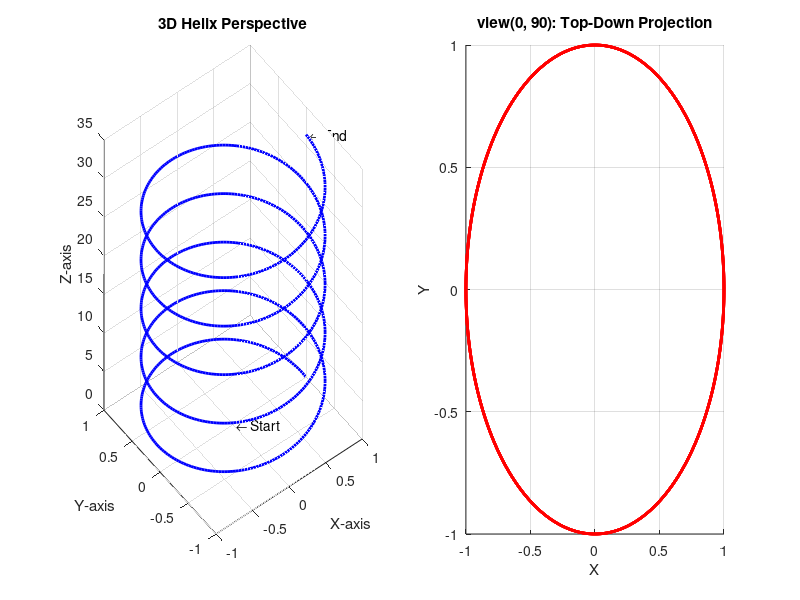

Recreate this plot in MATLAB.
clc; clear all; clf;

% 1. Define the parameter t
t = linspace(0, 10*pi, 1000);

% 2. Define the Parametric Equations
x = cos(t);
y = sin(t);
z = t;

% 3. Subplot 1: The 3D Perspective
subplot(1,2,1);
plot3(x, y, z, 'LineWidth', 2, 'Color', 'b');
grid on;
xlabel('X-axis'); ylabel('Y-axis'); zlabel('Z-axis');
title('3D Helix Perspective');
text(0, 0, 0, ' \leftarrow Start'); % Label at the origin
text(cos(10*pi), sin(10*pi), 10*pi, ' \leftarrow End');

% 4. Subplot 2: The Top-Down View (The "Circle" Projection)
subplot(1,2,2);
plot3(x, y, z, 'LineWidth', 2, 'Color', 'r');
grid on;
view(0, 90); % Looking straight down the Z-axis
xlabel('X'); ylabel('Y');
title('view(0, 90): Top-Down Projection');
